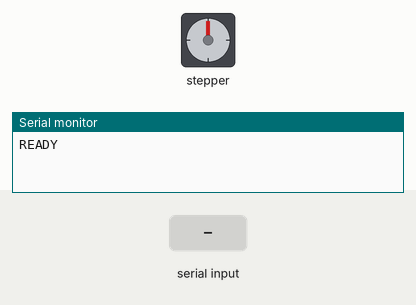
Bench run of a sketch on a simulated Arduino Uno, built with avr-gcc and run on an emulated ATmega328P. Shown: stepper motor, the last lines printed to the serial monitor. The inputs (shaded band) are chosen by the test bench. Stepper angles assume 200 steps per turn.

Above: at 2.2 s.
2.3 s: "MOVE+\n" received over Serial
At 4.1 s:
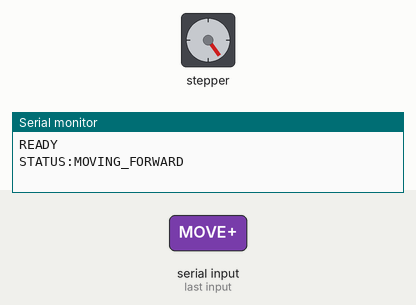
4.4 s: "MOVE-\n" received over Serial
At 4.85 s:
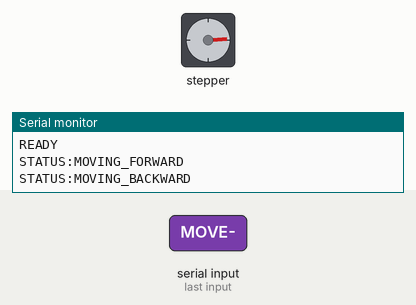
11.0 s: "TEST\n" received over Serial
At 11.5 s:
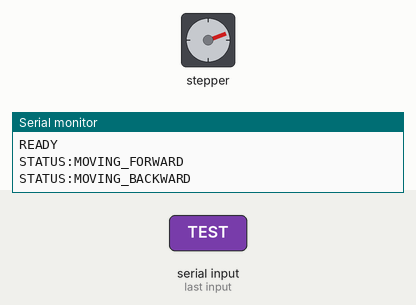
Timing chart, 0 to 14.9 s (numbered marks = the images above; inputs shaded):
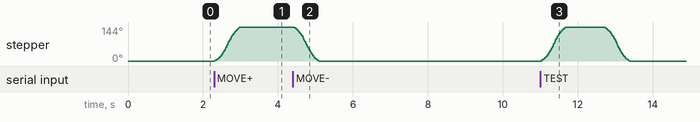

The sketch:

main.ino
```cpp
#include "AccelStepper.h"

// Define stepper motor connections and motor interface type.
// Motor interface type must be set to 1 when using a driver:
#define dirPin 3
#define stepPin 2
#define motorInterfaceType 1

// Create a new instance of the AccelStepper class:
AccelStepper stepper = AccelStepper(motorInterfaceType, stepPin, dirPin);

// Serial communication
const int BAUD_RATE = 9600;
String inputString = "";
boolean stringComplete = false;

void setup() {
  // Initialize Serial communication with Python backend
  Serial.begin(BAUD_RATE);
  inputString.reserve(200);

  // Set the maximum speed and acceleration:
  stepper.setMaxSpeed(500);
  stepper.setAcceleration(500);

  // Send ready signal to Python backend
  delay(1000); // Wait for serial connection to establish
  Serial.println("READY");
}

void loop() {
  // Must call run() to keep motor moving if it has a target
  stepper.run();

  // Check for serial commands from Python
  if (stringComplete) {
    processCommand(inputString);
    inputString = "";
    stringComplete = false;
  }
}

// Serial event handler - called when data is available
void serialEvent() {
  while (Serial.available()) {
    char inChar = (char)Serial.read();
    inputString += inChar;

    if (inChar == '\n' || inChar == '\r') {
      stringComplete = true;
    }
  }
}

void processCommand(String cmd) {
  cmd.trim();
  cmd.toUpperCase();

  // Test motor forward
  if (cmd == "MOVE+") {
    stepper.moveTo(80);
    Serial.println("STATUS:MOVING_FORWARD");
  }
  // Test motor backward
  else if (cmd == "MOVE-") {
    stepper.moveTo(0);
    Serial.println("STATUS:MOVING_BACKWARD");
  }
  // Stop motor
  else if (cmd == "STOP") {
    stepper.stop();
    stepper.setCurrentPosition(0);
    Serial.println("STATUS:STOPPED");
  }
  // Status request
  else if (cmd == "STATUS") {
    if (stepper.isRunning()) {
      Serial.println("STATUS:RUNNING");
    } else {
      Serial.println("STATUS:IDLE");
    }
  }
  // Continuous test mode (original behavior)
  else if (cmd == "TEST") {
    // Set the target position:
    stepper.moveTo(80);
    // Run to target position with set speed and acceleration/deceleration:
    stepper.runToPosition();

    delay(1000);

    // Move back to zero:
    stepper.moveTo(0);
    stepper.runToPosition();

    delay(1000);
    Serial.println("STATUS:TEST_COMPLETE");
  }
  // Unknown command
  else {
    Serial.print("ERROR:Unknown command: ");
    Serial.println(cmd);
  }
}
```

Measured:
- after the input at 2.3 s, stepper: turns 144° clockwise in 0.69 s, starting at once
- after the input at 4.4 s, stepper: turns 144° counter-clockwise in 0.69 s, starting at once
- after the input at 11.0 s, stepper: turns 144° clockwise in 0.66 s, then 144° counter-clockwise in 0.69 s
